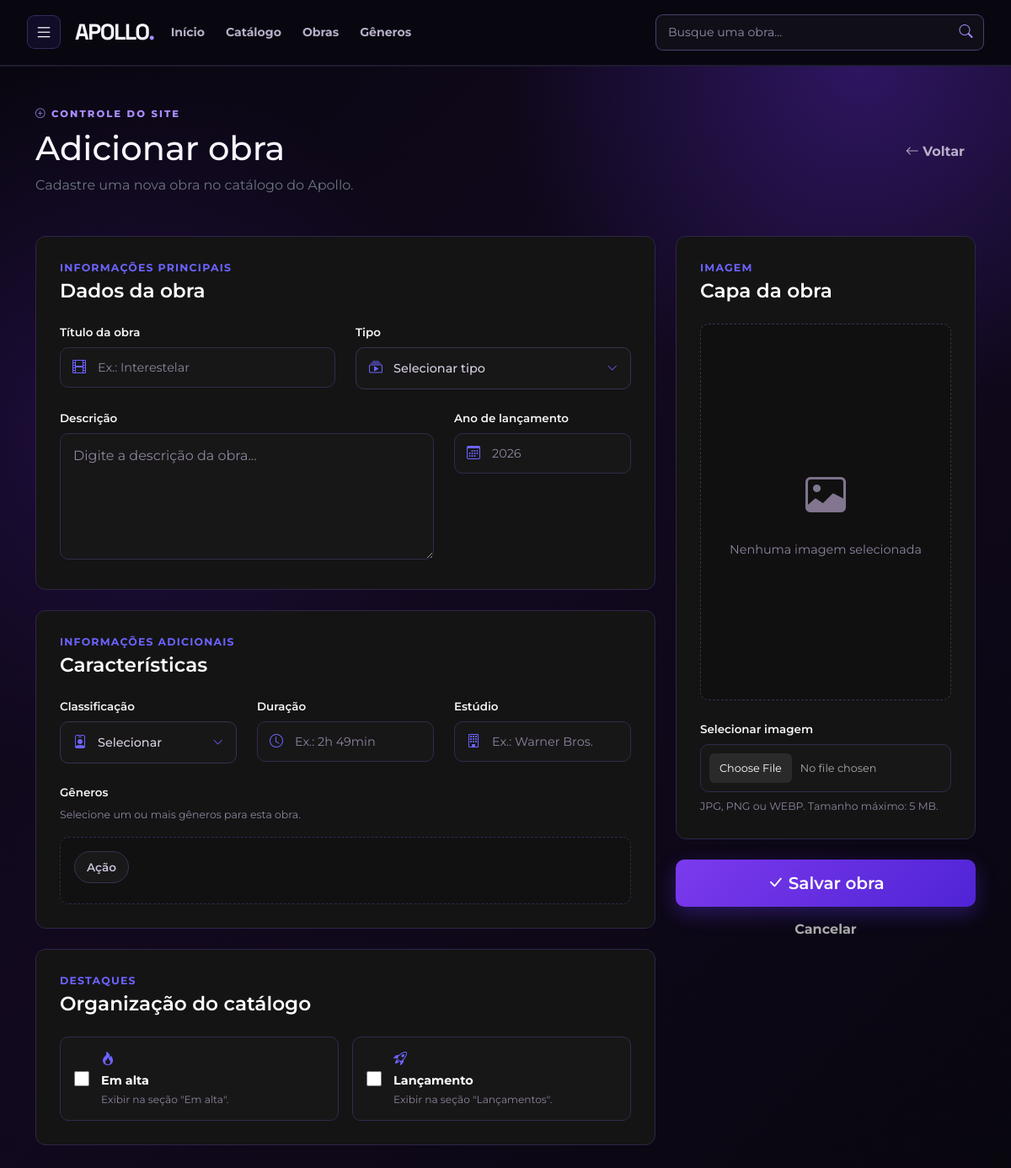
Page /adm/AdicionarObra.php (signed in) on the earlier database version.
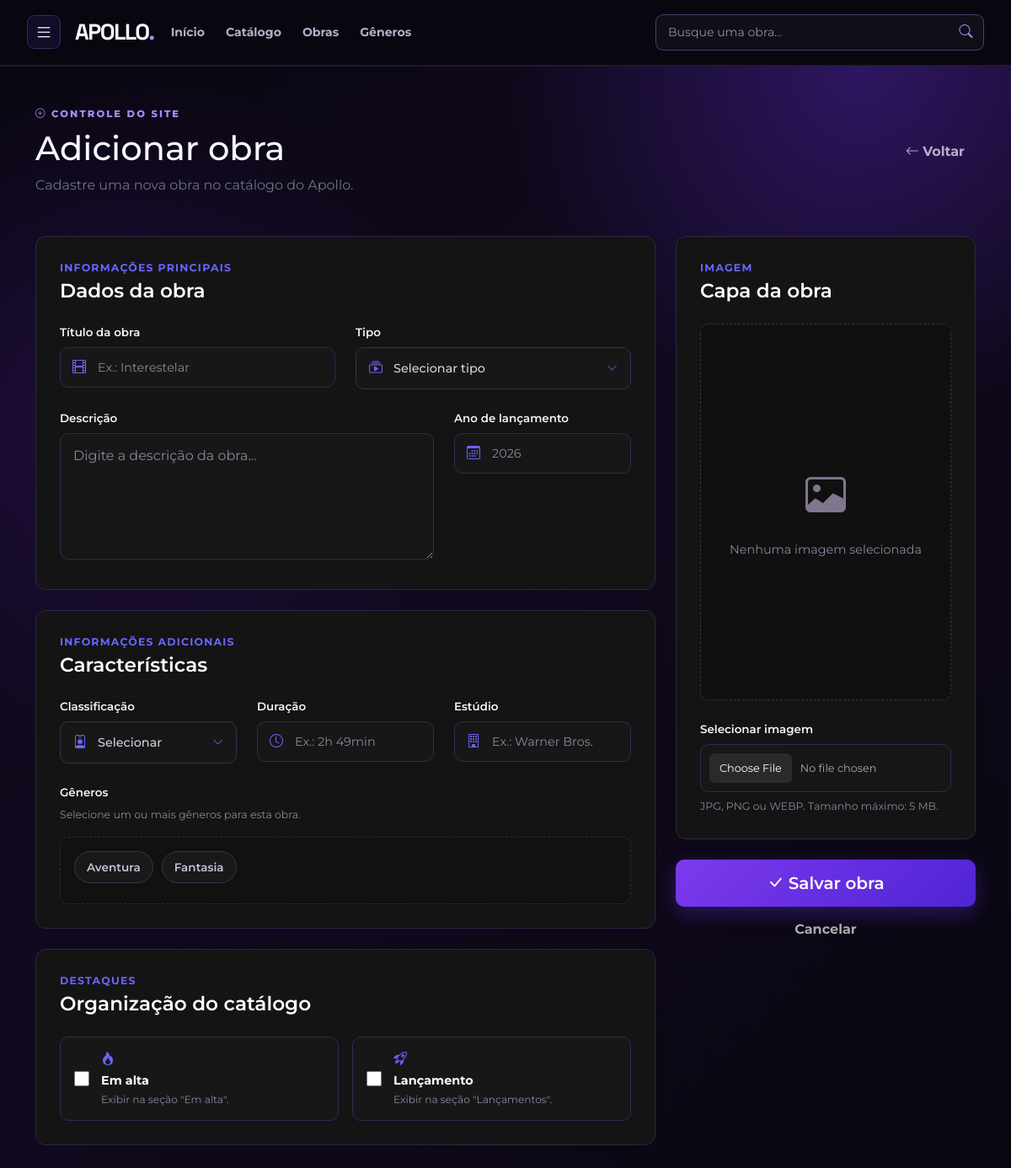
Same page on the later database version.
### tables this page shows
CREATE TABLE `generos` (
  `id` int UNSIGNED NOT NULL,
  `nome` varchar(100) NOT NULL,
  `ativo` tinyint(1) NOT NULL DEFAULT '1'
);

### www/includes/functions.php (called while the page is built, shortened)
<?php
$host = 'mysql';
$banco = 'pi_apollo';
$usuario = 'apollo_app';
$senha = '123456';
function conectarBanco(){
    global $host, $banco, $usuario, $senha;
    static $conexao = null;
    if ($conexao === null) {
        $dsn = "mysql:host=$host;port=3306;dbname=$banco;charset=utf8mb4";
        $conexao = new PDO(
            $dsn,
            $usuario,
            $senha,
            [
                PDO::ATTR_ERRMODE => PDO::ERRMODE_EXCEPTION,
                PDO::ATTR_DEFAULT_FETCH_MODE => PDO::FETCH_ASSOC
            ]
        );
    }
    return $conexao;
}
function e($texto)
{
    return htmlspecialchars($texto ?? '', ENT_QUOTES, 'UTF-8');
}
function buscarGeneros()
{
    $conexao = conectarBanco();
    $sql = "
        SELECT id, nome
        FROM generos
        WHERE ativo = 1
        ORDER BY nome ASC
    ";
    $consulta = $conexao->query($sql);
    return $consulta->fetchAll();
}

### www/adm/AdicionarObra.php (the view, shortened to what the changed rows need)
<?php
require_once __DIR__ . '/../includes/functions.php';
$generos = buscarGeneros();
?>
<!DOCTYPE html>
<html lang="pt-BR">
<head>
    <link
        href="https://cdn.jsdelivr.net/npm/bootstrap@5.3.8/dist/css/bootstrap.min.css"
        rel="stylesheet">
    <link
        rel="stylesheet"
        href="https://cdn.jsdelivr.net/npm/bootstrap-icons@1.11.3/font/bootstrap-icons.min.css">
    <link
        rel="stylesheet"
        href="../css/styles.css">
</head>
<body>
<main class="container py-5">
    <div class="d-flex justify-content-between align-items-center flex-wrap gap-3 mb-5">
        <div>
            <h1>
                Adicionar obra
            </h1>
        </div>
    </div>
    <form
        method="POST"
        enctype="multipart/form-data"
        class="formulario-obra">
        <div class="row g-4">
            <div class="col-lg-8">
                <section class="card admin-form-card mb-4">
                    <div class="card-body">
                        <div class="mb-4">
                            <h2 class="h4 mb-0">
                                Dados da obra
                            </h2>
                        </div>
                    </div>
                </section>
                <section class="card admin-form-card mb-4">
                    <div class="card-body">
                        <div class="mb-4">
                            <h2 class="h4 mb-0">
                                Características
                            </h2>
                        </div>
                        <div class="row g-4">
                            <div class="col-12">
                                <div class="campo-formulario">
                                    <div class="generos-selecao">
                                        <?php if (!empty($generos)): ?>
                                            <?php foreach ($generos as $genero): ?>
                                                <label class="genero-checkbox">
                                                    <span>
                                                        <?= e($genero['nome']) ?>
                                                    </span>
                                                </label>
                                            <?php endforeach; ?>
                                        <?php else: ?>
                                            <p class="mensagem-vazia">
                                                Nenhum gênero cadastrado.
                                            </p>
                                        <?php endif; ?>
                                    </div>
                                </div>
                            </div>
                        </div>
                    </div>
                </section>
                <section class="card admin-form-card mb-4">
                    <div class="card-body">
                        <div class="mb-4">
                            <h2 class="h4 mb-0">
                                Organização do catálogo
                            </h2>
                        </div>
                    </div>
                </section>
            </div>
            <div class="col-lg-4">
                <section class="card admin-form-card imagem-obra-card">
                    <div class="card-body">
                        <div class="mb-4">
                            <h2 class="h4 mb-0">
                                Capa da obra
                            </h2>
                        </div>
                    </div>
                </section>
            </div>
        </div>
    </form>
</main>
</body>
</html>

Differences in the rows shown:
removed generos: nome "Ação"
added generos: nome "Aventura"
added generos: nome "Fantasia"
